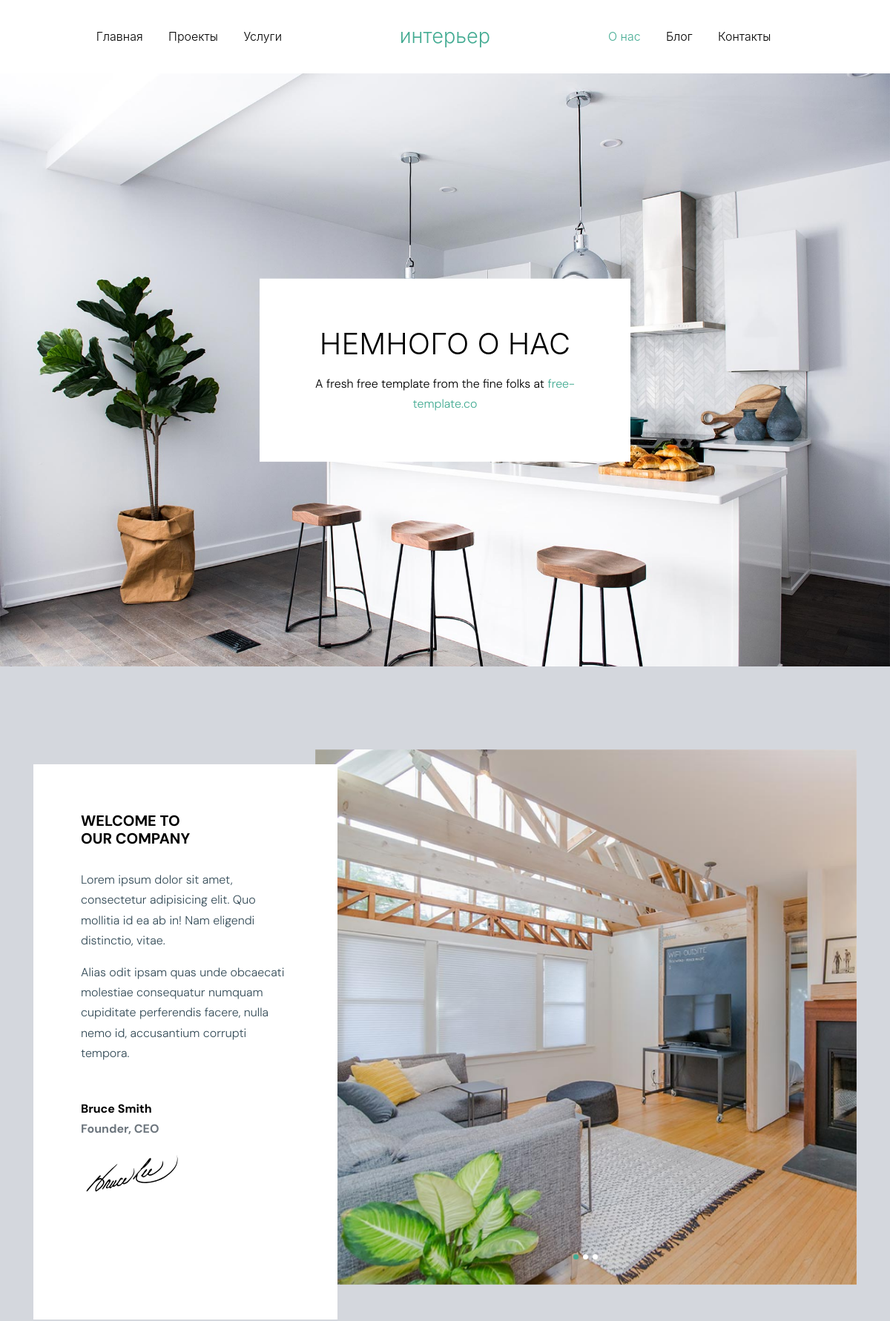
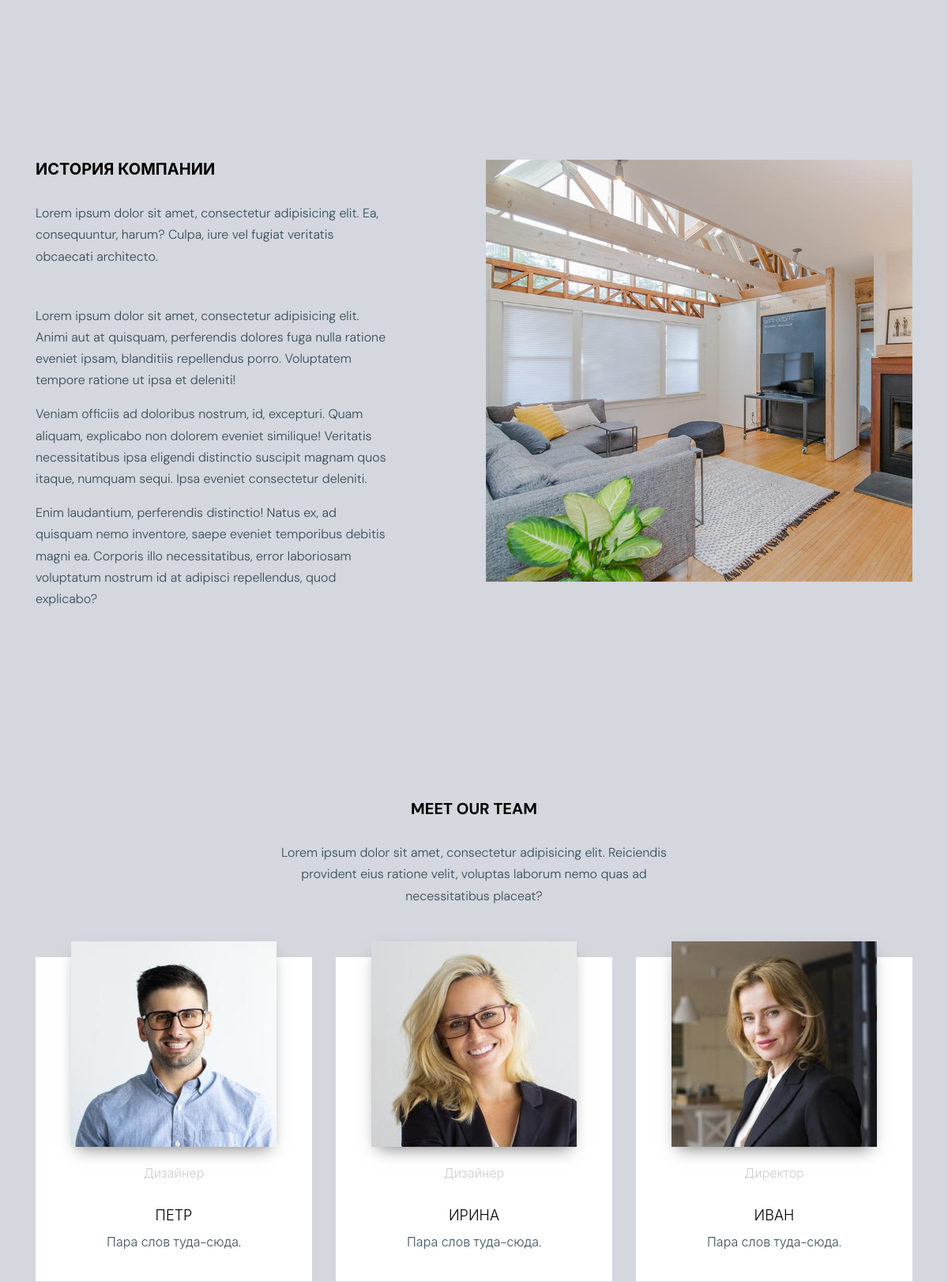
The page /about/ (upper part) on the database its author committed (2 pictures, top to bottom).
### store/models.py (models this page shows, shortened)
class Team(models.Model):
    name = models.CharField(verbose_name='имя', max_length=100)
    function = models.CharField(verbose_name='должность', max_length=100)
    image = models.ImageField(verbose_name='фото', blank=True, null=True, upload_to='photo')

### store/views.py (the view)
# urls.py: path('about/', views.about, name='about'),
def about(request):
    team = Team.objects.all()
    context = {
        'path': request.path,
        'team': team,
    }
    return render(request, 'store/about.html', context)

### templates/store/about.html (shortened to what this page needs)
{% extends "base.html" %}
{% load static %}
{% block content %}
    <div class="ftco-blocks-cover-1">
        <div class="ftco-cover-1" style="background-image: url('{% static '' %}images/hero_1.jpg');">
            <div class="container">
              <div class="row align-items-center justify-content-center">
                <div class="col-lg-12 text-center">
                   <div class="box-92819">
            <h1 class="text-uppercase text-black mb-3">Немного о нас</h1>
            <p class="mb-0 text-black">A fresh free template from the fine folks at <a href="https://free-template.co/" target="_blank" class="text-primary">free-template.co</a></p>
          </div>
                </div>
              </div>
            </div>
        </div>
      </div>
    <div class="site-section">
      <div class="container">
        <div class="row align-items-stretch">
          <div class="col-lg-4">
            <div class="h-100 bg-white box-29291">
              <h2 class="heading-39291">Welcome To <br> Our Company</h2>
              <p>Lorem ipsum dolor sit amet, consectetur adipisicing elit. Quo mollitia id ea ab in! Nam eligendi distinctio, vitae.</p>
              <p>Alias odit ipsam quas unde obcaecati molestiae consequatur numquam cupiditate perferendis facere, nulla nemo id, accusantium corrupti tempora.</p>
              <p class="mt-5">
                <span class="d-block font-weight-bold text-black">Bruce Smith</span>
                <span class="d-block font-weight-bold text-muted">Founder, CEO</span>
                <img src="{% static "images/signature.svg" %}" alt="Image" class="img-fluid" width="140">
              </p>
            </div>
          </div>
          <div class="col-lg-8">
            <div class="owl-carousel owl-3">
              <img src="{% static "images/about_1.jpg" %}" alt="Image" class="img-fluid">
            </div>
          </div>
        </div>
      </div>
    </div>
    <div class="site-section">
      <div class="container">
        <div class="row">
          <div class="col-md-5">
            <h2 class="heading-39291">История компании</h2>
            <p class="mb-5">Lorem ipsum dolor sit amet, consectetur adipisicing elit. Ea, consequuntur, harum? Culpa, iure vel fugiat veritatis obcaecati architecto.</p>
            <p>Lorem ipsum dolor sit amet, consectetur adipisicing elit. Animi aut at quisquam, perferendis dolores fuga nulla ratione eveniet ipsam, blanditiis repellendus porro. Voluptatem tempore ratione ut ipsa et deleniti!</p>
            <p>Veniam officiis ad doloribus nostrum, id, excepturi. Quam aliquam, explicabo non dolorem eveniet similique! Veritatis necessitatibus ipsa eligendi distinctio suscipit magnam quos itaque, numquam sequi. Ipsa eveniet consectetur deleniti.</p>
            <p>Enim laudantium, perferendis distinctio! Natus ex, ad quisquam nemo inventore, saepe eveniet temporibus debitis magni ea. Corporis illo necessitatibus, error laboriosam voluptatum nostrum id at adipisci repellendus, quod explicabo?</p>
          </div>
          <div class="col-md-6 ml-auto">
            <img src="{% static "images/about_1.jpg" %}" alt="Image" class="img-fluid">
          </div>
        </div>
      </div>
    </div>
  <div class="site-section">
      <div class="container">
        <div class="row justify-content-center text-center mb-5 section-2-title">
          <div class="col-md-6">
            <h2 class="heading-39291">Meet Our Team</h2>
            <p>Lorem ipsum dolor sit amet, consectetur adipisicing elit. Reiciendis provident eius ratione velit, voluptas laborum nemo quas ad necessitatibus placeat?</p>
          </div>
        </div>
        <div class="row align-items-stretch">
          {% for person in team %}
          <div class="col-lg-4 col-md-6 mb-5">
            <div class="post-entry-1 h-100 bg-white text-center">
              <a href="#" class="d-inline-block">
                <img src="{{ person.image.url }}" alt="Image"
                 class="img-fluid">
              </a>
              <div class="post-entry-1-contents">
                <span class="meta">{{ person.function }}</span>
                <h2>{{ person.name }}</h2>
                <p>Пара слов туда-сюда.</p>
              </div>
            </div>
          </div>
          {% endfor %}
        </div>
        </div>
      </div>
    </div>
{% endblock %}

### static/css/style.css (style rules this page uses)
html { overflow-x: hidden; }
body { line-height: 1.7; color: #364d59 !important; font-weight: 300; font-size: 1rem; background-color: #eae9e9; background-color: #d4d7dd; }
body:before { position: absolute; content: ""; left: 0; right: 0; bottom: 0; top: 0; background: rgba(0, 0, 0, 0.3); -webkit-transition: .3s all ease; -o-transition: .3s all ease; transition: .3s all ease; opacity: 0; visibility: hidden; z-index: 399; }
a { -webkit-transition: .3s all ease; -o-transition: .3s all ease; transition: .3s all ease; }
h1, h2, h3, h4, h5, .h1, .h2, .h3, .h4, .h5 { font-weight: 300; color: #364d59; }
.text-black { color: #000 !important; }
.site-section { padding: 2.5em 0; }
@media (min-width: 768px) { .site-section { padding: 5em 0; } }
.site-section { padding: 7rem 0; }
.ftco-cover-1 { background-size: cover; background-position: center center; background-repeat: no-repeat; position: relative; }
.ftco-cover-1, .ftco-cover-1 .container > .row { height: 100vh; min-height: 600px; }
.ftco-cover-1 > .container { position: relative; }
.post-entry-1 { position: relative; }
.post-entry-1 > a { margin-top: -20px; display: inline-block; -webkit-box-shadow: 0 10px 20px -8px rgba(0, 0, 0, 0.5); box-shadow: 0 10px 20px -8px rgba(0, 0, 0, 0.5); }
.post-entry-1:before { width: 100%; height: 100%; z-index: -1; content: ""; position: absolute; background: #43ab92; right: 0px; bottom: 0px; opacity: 0; visibility: hidden; -webkit-transition: .3s all ease; -o-transition: .3s all ease; transition: .3s all ease; }
.post-entry-1 .meta { color: #ccc; margin-bottom: 30px; display: block; }
.post-entry-1 .post-entry-1-contents { background: #fff; padding: 20px; }
.post-entry-1 .post-entry-1-contents h2 { font-size: 22px; }
.post-entry-1 .post-entry-1-contents h2, .post-entry-1 .post-entry-1-contents h2 > a { color: #000; text-transform: uppercase; font-size: 18px; }
.heading-39291 { text-transform: uppercase; font-size: 20px; font-weight: bold; color: #000; margin-bottom: 30px; }
.box-29291 { background: #fff; position: relative; z-index: 2; margin-right: -60px; margin-top: 20px; margin-bottom: 20px; padding: 4rem; }
.box-92819 { z-index: 2; background: #fff; padding: 4rem; position: absolute; top: 50%; left: 50%; -webkit-transform: translate(-50%, -50%); -ms-transform: translate(-50%, -50%); transform: translate(-50%, -50%); max-width: 500px; }

### rows shown on the page
Team: image (picture), function "Дизайнер", name "ПЕТР"
Team: image (picture), function "Дизайнер", name "ИРИНА"
Team: image (picture), function "Директор", name "ИВАН"
